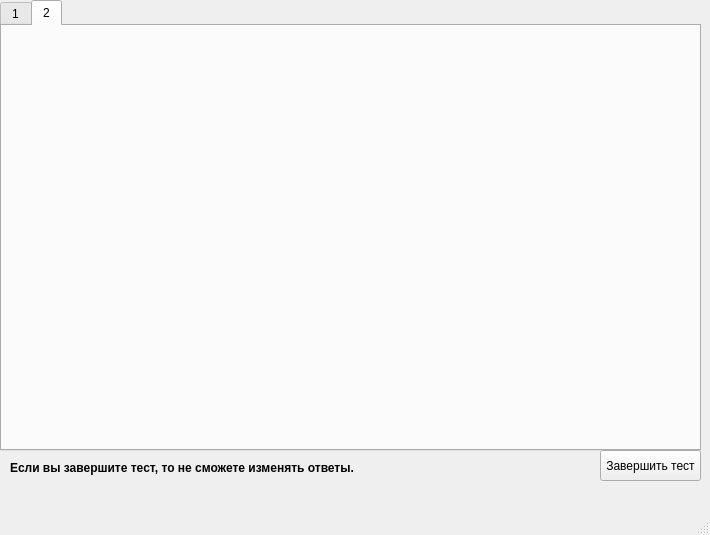
<?xml version="1.0" encoding="UTF-8"?>
<ui version="4.0">
 <class>MainWindow</class>
 <widget class="QMainWindow" name="MainWindow">
  <property name="geometry">
   <rect>
    <x>0</x>
    <y>0</y>
    <width>710</width>
    <height>535</height>
   </rect>
  </property>
  <property name="windowTitle">
   <string>Легкий тест</string>
  </property>
  <widget class="QWidget" name="centralwidget">
   <widget class="QTabWidget" name="tasksTabs">
    <property name="geometry">
     <rect>
      <x>0</x>
      <y>0</y>
      <width>701</width>
      <height>451</height>
     </rect>
    </property>
    <property name="tabShape">
     <enum>QTabWidget::Rounded</enum>
    </property>
    <property name="currentIndex">
     <number>1</number>
    </property>
    <property name="usesScrollButtons">
     <bool>true</bool>
    </property>
    <property name="tabsClosable">
     <bool>false</bool>
    </property>
    <property name="movable">
     <bool>false</bool>
    </property>
    <property name="tabBarAutoHide">
     <bool>false</bool>
    </property>
    <widget class="QWidget" name="tab">
     <attribute name="title">
      <string>1</string>
     </attribute>
    </widget>
    <widget class="QWidget" name="tab1">
     <attribute name="title">
      <string>2</string>
     </attribute>
    </widget>
   </widget>
   <widget class="QPushButton" name="end_btn">
    <property name="geometry">
     <rect>
      <x>600</x>
      <y>450</y>
      <width>101</width>
      <height>31</height>
     </rect>
    </property>
    <property name="text">
     <string>Завершить тест</string>
    </property>
   </widget>
   <widget class="QLabel" name="label">
    <property name="geometry">
     <rect>
      <x>10</x>
      <y>460</y>
      <width>571</width>
      <height>16</height>
     </rect>
    </property>
    <property name="font">
     <font>
      <weight>75</weight>
      <bold>true</bold>
     </font>
    </property>
    <property name="text">
     <string>Если вы завершите тест, то не сможете изменять ответы.</string>
    </property>
   </widget>
  </widget>
  <widget class="QMenuBar" name="menubar">
   <property name="geometry">
    <rect>
     <x>0</x>
     <y>0</y>
     <width>710</width>
     <height>21</height>
    </rect>
   </property>
  </widget>
  <widget class="QStatusBar" name="statusbar"/>
 </widget>
 <resources/>
 <connections/>
</ui>
